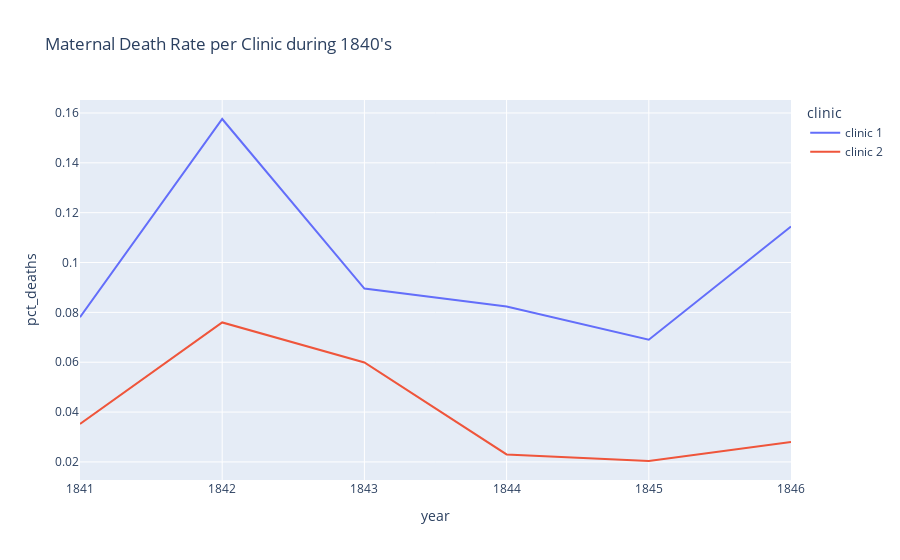

Source (notebook cell):
### Markdown cell above
### Plotting the Proportion of Yearly Deaths by Clinic

### Code cell
pct_death_line = px.line(df_yearly,
                         x='year',
                         y='pct_deaths',
                         color='clinic',
                         title="Maternal Death Rate per Clinic during 1840's",
                        )

pct_death_line.show()

### Figure 1 — Plotly figure (JSON) as saved in the notebook; plotly's stock layout.template omitted (floating-point values rounded to 4 significant figures)
{"data": [{"hovertemplate": "clinic=clinic 1<br>year=%{x}<br>pct_deaths=%{y}<extra></extra>", "legendgroup": "clinic 1", "line": {"color": "#636efa", "dash": "solid"}, "marker": {"symbol": "circle"}, "mode": "lines", "name": "clinic 1", "orientation": "v", "showlegend": true, "type": "scatter", "x": [1841, 1842, 1843, 1844, 1845, 1846], "xaxis": "x", "y": [0.07806, 0.1576, 0.08954, 0.08236, 0.06901, 0.1145], "yaxis": "y"}, {"hovertemplate": "clinic=clinic 2<br>year=%{x}<br>pct_deaths=%{y}<extra></extra>", "legendgroup": "clinic 2", "line": {"color": "#EF553B", "dash": "solid"}, "marker": {"symbol": "circle"}, "mode": "lines", "name": "clinic 2", "orientation": "v", "showlegend": true, "type": "scatter", "x": [1841, 1842, 1843, 1844, 1845, 1846], "xaxis": "x", "y": [0.03522, 0.07597, 0.05988, 0.023, 0.02036, 0.02797], "yaxis": "y"}], "layout": {"legend": {"title": {"text": "clinic"}, "tracegroupgap": 0}, "title": {"text": "Maternal Death Rate per Clinic during 1840's"}, "xaxis": {"anchor": "y", "domain": [0, 1], "title": {"text": "year"}}, "yaxis": {"anchor": "x", "domain": [0, 1], "title": {"text": "pct_deaths"}}}}
